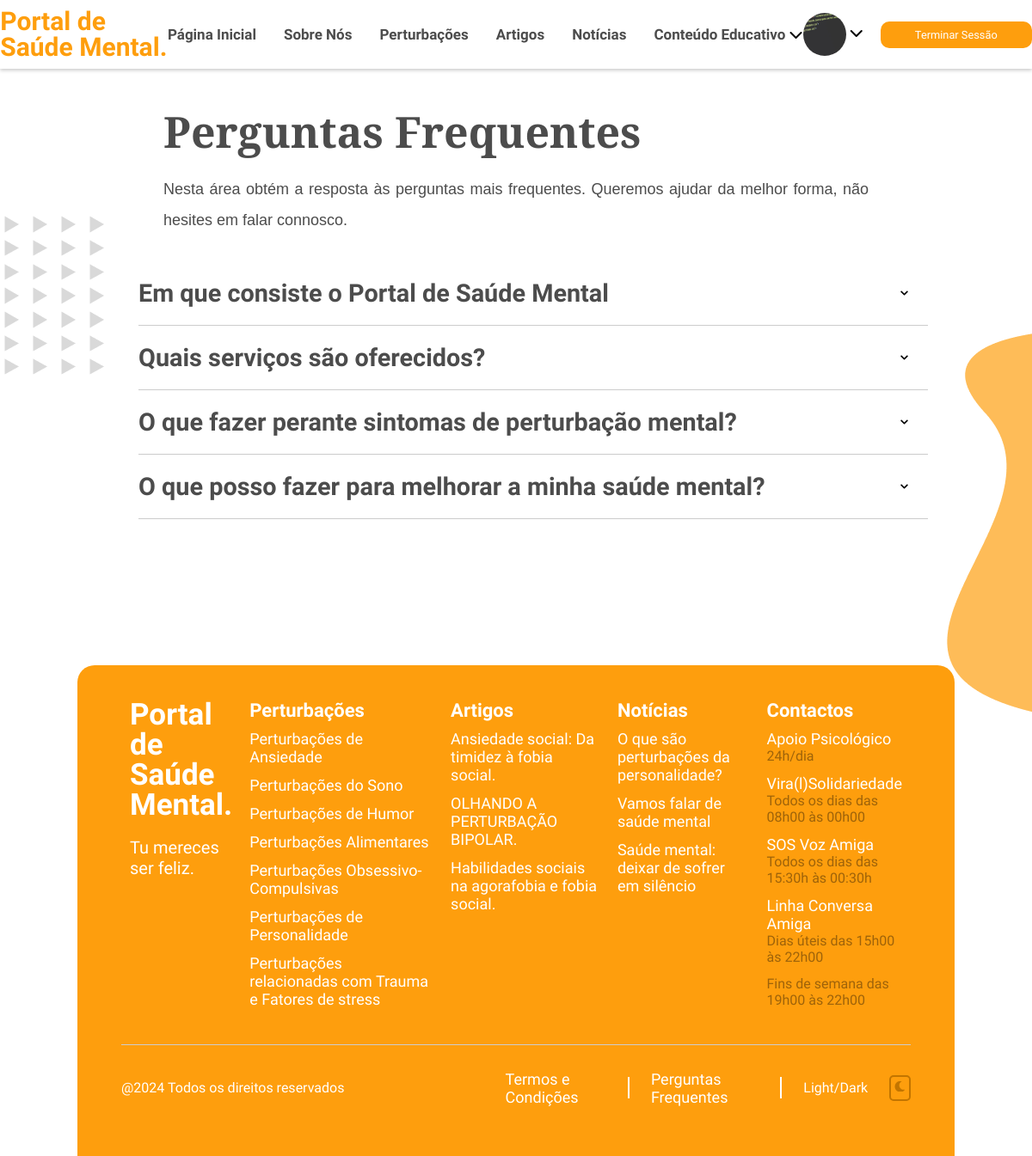
The app's page /perguntas-frequentes/index.php (signed in) with its own data.
### tables this page shows
CREATE TABLE `perguntas` (
  `perguntas_id` int(11) NOT NULL,
  `pergunta` varchar(1000) NOT NULL,
  `resposta` varchar(1000) NOT NULL
);

CREATE TABLE `perturbacoes` (
  `perturbacoes_id` int(11) NOT NULL,
  `nome` varchar(255) NOT NULL,
  `texto` mediumtext NOT NULL,
  `img_perturbacao` mediumtext DEFAULT NULL,
  `img_perturbacao_circ` mediumtext DEFAULT NULL,
  `banner_perturbacao` mediumtext NOT NULL,
  `fonte` varchar(1000) NOT NULL
);

CREATE TABLE `artigos` (
  `artigo_id` int(11) NOT NULL,
  `juncao_perturbacoes_id` int(11) DEFAULT NULL,
  `titulo` varchar(1000) NOT NULL,
  `data_publicacao` mediumtext NOT NULL,
  `autor` mediumtext NOT NULL,
  `img_artigo` mediumtext NOT NULL,
  `fonte` varchar(1000) NOT NULL
);

CREATE TABLE `noticias` (
  `noticias_id` int(11) NOT NULL,
  `titulo` varchar(1000) NOT NULL,
  `data_publicacao` date NOT NULL,
  `autor` varchar(1000) NOT NULL,
  `img_noticia` mediumtext NOT NULL,
  `conteudo_texto` varchar(1000) NOT NULL,
  `fonte` varchar(1000) NOT NULL
);

### perguntas-frequentes/index.php (the view, shortened to what this page needs)
<?php
include '../includes/header.php';
require_once ("../conn/conn.php");
if (isset($_SESSION['id_utilizador'])) {
    $utilizador_id = $_SESSION['id_utilizador'];
    $query = "SELECT nome, img_perfil FROM utilizadores WHERE utilizador_id = $utilizador_id";
    $result = mysqli_query($conn, $query);
    if ($result) {
        $row = mysqli_fetch_assoc($result);
    }
} else {
    echo "NÃO DEU";
}
?>
<body>
    <header>
        <div class="navbar">
            <div class="logo">Portal de <br> Saúde Mental.</div>
            <ul class="links">
                <li><a href="../paginainicial">Página Inicial</a></li>
                <li><a href="../sobre-nos">Sobre Nós</a></li>
                <li><a href="../perturbacoes">Perturbações</a></li>
                <li><a href="../artigos">Artigos</a></li>
                <li><a href="../noticias">Notícias</a></li>
                <li><a href="../conteudo-educativo">Conteúdo Educativo</a>
                    <i class="fas fa-chevron-down"></i>
                </li>
            </ul>
            <?php if (!empty($_SESSION['id_utilizador'])): ?>
                <li class="dropdown-container">
                    <div class="profile-dropdown">
                        <img class="img-profile rounded-circle" src="../areacliente/registo/imgs/<?php if (!empty($row["img_perfil"])) {
                            echo $row["img_perfil"];
                        } else {
                            echo "teste.jpeg";
                        } ?>" alt="Imagem de Perfil">
                        <i class="fas fa-chevron-down" style="margin-right: 20px;"></i>
                    </div>
                    <a class="btn" onclick="logout()">Terminar Sessão</a>
                </li>
            <?php else: ?>
                <li><a class="btn" href="../areacliente/login/">Iniciar Sessão</a></li>
            <?php endif ?>
        </div>
    </header>
    <div class="background1">
        <img src="imgs/imgs-backgrounds/background1.png" alt="banner background" />
    </div>
    <div class="background2">
        <img src="imgs/imgs-backgrounds/background2.png" alt="banner background" />
    </div>
    <div class="heading">
        <h1>
            Perguntas Frequentes
        </h1>
        <p>Nesta área obtém a resposta às perguntas mais frequentes. Queremos ajudar da melhor forma, não hesites em
            falar connosco.
        </p>
    </div>
    <section class="perguntas" id="perguntas">
        <?php
        $query = "SELECT pergunta, resposta FROM perguntas";
        $result = mysqli_query($conn, $query);
        while ($row = mysqli_fetch_assoc($result)) {
            ?>
            <div class="faq">
                <div class="question">
                    <h3><?php echo $row['pergunta']; ?></h3>
                </div>
            </div>
            <hr class="divider">
            <?php
        }
        ?>
    </section>
    <footer>
        <div class="footer-row">
            <div class="footer-col">
                <h1>Portal de <br> Saúde Mental.</h1>
                <p>Tu mereces ser feliz.</p>
            </div>
            <?php
            $query = "SELECT nome, img_perturbacao FROM perturbacoes";
            $result = mysqli_query($conn, $query);
            if ($result && mysqli_num_rows($result) > 0) {
                ?>
                <div class="footer-col">
                    <h3>Perturbações</h3>
                    <?php
                    while ($row = mysqli_fetch_assoc($result)) {
                        ?>
                        <ul>
                            <?php
                            $nome_codificado = urlencode($row["nome"]);
                            ?>
                            <li><a
                                    href="../perturbacoes/grupo-perturbacoes/?nome=<?php echo $nome_codificado; ?>"><?php echo $row["nome"] ?></a>
                            </li>
                        </ul>
                        <?php
                    }
                    ?>
                </div>
                <?php
            }
            ?>
            <?php
            $query = "SELECT titulo FROM artigos LIMIT 3";
            $result = mysqli_query($conn, $query);
            if ($result && mysqli_num_rows($result) > 0) {
                ?>
                <div class="footer-col">
                    <h3>Artigos</h3>
                    <?php
                    while ($row = mysqli_fetch_assoc($result)) {
                        ?>
                        <ul>
                            <?php
                            $titulo_codificado = urlencode($row["titulo"]);
                            ?>
                            <li><a
                                    href="../artigos/artigo/?titulo=<?php echo $titulo_codificado; ?>"><?php echo $row["titulo"] ?></a>
                            </li>
                        </ul>
                        <?php
                    }
                    ?>
                </div>
                <?php
            }
            ?>
            <?php
            $query = "SELECT titulo FROM noticias LIMIT 3";
            $result = mysqli_query($conn, $query);
            if ($result && mysqli_num_rows($result) > 0) {
                ?>
                <div class="footer-col">
                    <h3>Notícias</h3>
                    <?php
                    while ($row = mysqli_fetch_assoc($result)) {
                        ?>
                        <ul>
                            <?php
                            $titulo_codificado = urlencode($row["titulo"]);
                            ?>
                            <li><a
                                    href="../noticias/noticia/?titulo=<?php echo $titulo_codificado; ?>"><?php echo $row["titulo"] ?></a>
                            </li>
                        </ul>
                        <?php
                    }
                    ?>
                </div>
                <?php
            }
            ?>
            <div class="footer-col">
                <h3>Contactos</h3>
                <ul>
                    <li><a href="https://www.sns24.gov.pt/servico/aconselhamento-psicologico-no-sns-24/#" target="_blank">Apoio Psicológico</a>
                        <ul>
                            <li>24h/dia</li>
                        </ul>
                    </li>
                </ul>
                <ul>
                    <li><a href="https://www.instagram.com/p/CK665-vMKhw/" target="_blank">Vira(l)Solidariedade</a>
                        <ul>
                            <li>Todos os dias das 08h00 às 00h00</li>
                        </ul>
                    </li>
                </ul>
                <ul>
                    <li><a href="https://www.sosvozamiga.org/pt/contactos/" target="_blank">SOS Voz Amiga</a>
                        <ul>
                            <li>Todos os dias das 15:30h às 00:30h</li>
                        </ul>
                    </li>
                </ul>
                <ul>
                    <li><a href="https://eportugal.gov.pt/servicos/pedir-apoio-psicologico-e-emocional-atraves-da-linha-conversa-amiga-" target="_blank">Linha Conversa Amiga</a>
                        <ul>
                            <li>Dias úteis das 15h00 às 22h00</li>
                            <li>Fins de semana das 19h00 às 22h00</li>
                        </ul>
                    </li>
                </ul>
            </div>
        </div>
        <hr>
        <div class="footer-links">
            <p class="copyright">@2024 Todos os direitos reservados</p>
            <div class="footer-links-2">
                <a href="../termos-e-condicoes">Termos e Condições</a>
                <div class="vertical-hr"></div>
                <a href="../perguntas-frequentes">Perguntas Frequentes</a>
                <div class="vertical-hr"></div>
                Light/Dark<button id="dark-mode-toggle" class="dark-mode-toggle">
                    </button>
            </div>
        </div>
    </footer>
</body>
</html>

### records on screen
perguntas: pergunta "Em que consiste o Portal de Saúde Mental"
perguntas: pergunta "Quais serviços são oferecidos?"
perguntas: pergunta "O que fazer perante sintomas de perturbação mental?"
perguntas: pergunta "O que posso fazer para melhorar a minha saúde mental?"
perturbacoes: nome "Perturbações de Ansiedade"
perturbacoes: nome "Perturbações do Sono"
perturbacoes: nome "Perturbações de Humor"
perturbacoes: nome "Perturbações Alimentares"
perturbacoes: nome "Perturbações Obsessivo-Compulsivas"
perturbacoes: nome "Perturbações de Personalidade"
perturbacoes: nome "Perturbações relacionadas com Trauma e Fatores de stress"
artigos: titulo "Ansiedade social: Da timidez à fobia social."
artigos: titulo "OLHANDO A PERTURBAÇÃO BIPOLAR."
artigos: titulo "Habilidades sociais na agorafobia e fobia social."
noticias: titulo "O que são perturbações da personalidade?"
noticias: titulo "Vamos falar de saúde mental"
noticias: titulo "Saúde mental: deixar de sofrer em silêncio"
